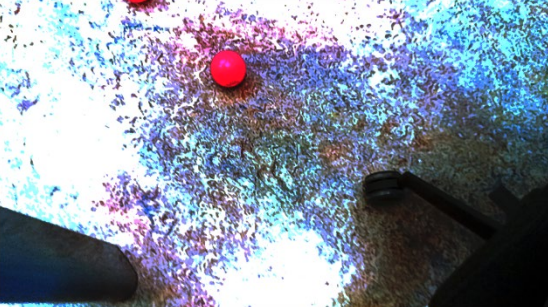
//> input picture Prácticas/Práctica 2: Histogramas, Bordes y Regiones/src/Opción 2: Histogramas/overexposed.jpg, 548 x 307 px
$ ./main overexposed.jpg   (built with g++ and OpenCV 4)
//> lines starting //> are read from the running program, lines starting //| are printed output that depends on the picture; after the words box and inside, x2 and y2 are one past the last pixel; in counts of white or black regions, pixels touching at a corner belong together
#include "opencv2/highgui.hpp"
#include "opencv2/imgcodecs.hpp"
#include "opencv2/imgproc.hpp"
#include <iostream>

// drawHistogram() function
// Draw the intensity line for histograms and a line for each histogram
void
drawHistogram(cv::Mat& histImage, cv::Mat hist, cv::Scalar color, int histSize, int bin_w, float alpha = 1.0)
{
    for (int i = 1; i < histSize; i++) {
        cv::line(
            histImage, cv::Point(bin_w * (i - 1), histImage.rows - cvRound(hist.at<float>(i - 1) * alpha)),
            cv::Point(bin_w * i, histImage.rows - cvRound(hist.at<float>(i) * alpha)),
            color, 2, 8, 0
        );
    }
}

// main() function
// Main function of the program
int
main(int argc, char **argv)
{
    // Read image
    cv::CommandLineParser parser(argc, argv, "{@input | output_image.jpg | input image}");
    cv::Mat src = imread(cv::samples::findFile(parser.get<cv::String>("@input")), cv::IMREAD_COLOR);
//> src is the input picture: 307 rows x 548 cols, CV_8UC3; mean B, G, R 160.7, 144.6, 135.6
    if (src.empty()) {
        return -1;
    }

    // Split BGR planes
    // The three planes of the color image are separated
    std::vector<cv::Mat> bgr_planes;
    cv::split(src, bgr_planes);
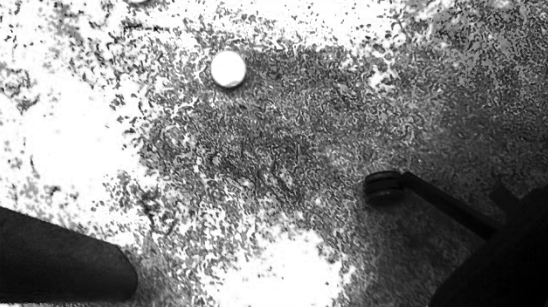
//> bgr_planes[2]: 307 rows x 548 cols, CV_8UC1; min 0, max 255, mean 135.6

    // Establish the number of bins
    // The number of divisions (bins) is set,
    // which will be in the interval [0, 255]
    int histSize = 256;
    // Set the ranges ( for B,G,R) )
    float range[] = {0, 256};       //the upper boundary is exclusive
    const float* histRange = {range};
    // Indicates whether the bins have the same size (uniform)
    bool uniform = true, accumulate = false;

    // Compute the histograms for each channel
    // Histograms are calculated with the calcHist function
    cv::Mat b_hist, g_hist, r_hist;
    cv::calcHist(&bgr_planes[0], 1, 0, cv::Mat(), b_hist, 1, &histSize, &histRange, uniform, accumulate);
//> b_hist = 256 values, max 18140 at index 255, min 279 at index 174, mean 657.2
    cv::calcHist(&bgr_planes[1], 1, 0, cv::Mat(), g_hist, 1, &histSize, &histRange, uniform, accumulate);
//> g_hist = 256 values, max 13328 at index 255, min 239 at index 197, mean 657.2
    cv::calcHist(&bgr_planes[2], 1, 0, cv::Mat(), r_hist, 1, &histSize, &histRange, uniform, accumulate);
//> r_hist = 256 values, max 12503 at index 255, min 245 at index 185, mean 657.2

    // Equalization
    // To equalize a channel, the equalizeHist function is used
    // which receives the channel in question, not the histogram
    cv::Mat b_eqhist, g_eqhist, r_eqhist;
    cv::equalizeHist(bgr_planes[0], b_eqhist);
    cv::equalizeHist(bgr_planes[1], g_eqhist);
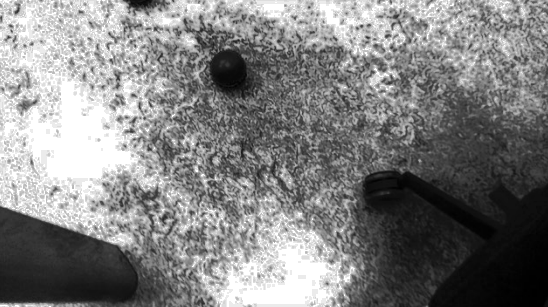
//> g_eqhist: 307 rows x 548 cols, CV_8UC1; min 0, max 255, mean 129.2
    cv::equalizeHist(bgr_planes[2], r_eqhist);
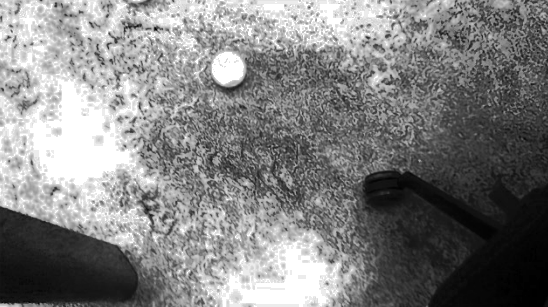
//> r_eqhist: 307 rows x 548 cols, CV_8UC1; min 0, max 255, mean 128.7

    // If you want to display the equalized histogram,
    // do it as in the previous case

    // Compute the histograms for each channel
    cv::Mat b_histeq, g_histeq, r_histeq;
    cv::calcHist(&b_eqhist, 1, 0, cv::Mat(), b_histeq, 1, &histSize, &histRange, uniform, accumulate);
//> b_histeq = 256 values, max 18140 at index 255, min 0 at index 3, mean 657.2
    cv::calcHist(&g_eqhist, 1, 0, cv::Mat(), g_histeq, 1, &histSize, &histRange, uniform, accumulate);
//> g_histeq = 256 values, max 13328 at index 255, min 0 at index 13, mean 657.2
    cv::calcHist(&r_eqhist, 1, 0, cv::Mat(), r_histeq, 1, &histSize, &histRange, uniform, accumulate);
//> r_histeq = 256 values, max 12503 at index 255, min 0 at index 2, mean 657.2

    // Draw the histograms for B, G and R
    cv::Mat histImage(400, 512, CV_8UC3, cv::Scalar(0, 0, 0));
    int bin_w = cvRound((double)histImage.cols / histSize);

    // normalize the histograms between 0 and histImage.rows
    // Histograms are normalized between 0 and the number of rows in the calculated histogram
    cv::normalize(b_hist, b_hist, 0, histImage.rows, cv::NORM_MINMAX);
//> b_hist = 256 values, max 400 at index 255, min 0 at index 174, mean 8.47
    cv::normalize(g_hist, g_hist, 0, histImage.rows, cv::NORM_MINMAX);
//> g_hist = 256 values, max 400 at index 255, min 0 at index 197, mean 12.78
    cv::normalize(r_hist, r_hist, 0, histImage.rows, cv::NORM_MINMAX);
//> r_hist = 256 values, max 400 at index 255, min 0 at index 185, mean 13.45

    // normalize the histograms between 0 and histImage.rows
    cv::normalize(b_histeq, b_histeq, 0, histImage.rows, cv::NORM_MINMAX);
//> b_histeq = 256 values, max 400 at index 255, min 0 at index 3, mean 14.49
    cv::normalize(g_histeq, g_histeq, 0, histImage.rows, cv::NORM_MINMAX);
//> g_histeq = 256 values, max 400 at index 255, min 0 at index 13, mean 19.72
    cv::normalize(r_histeq, r_histeq, 0, histImage.rows, cv::NORM_MINMAX);
//> r_histeq = 256 values, max 400 at index 255, min 0 at index 2, mean 21.02

    drawHistogram(histImage, b_hist, cv::Scalar(255, 0, 0), histSize, bin_w);
    drawHistogram(histImage, g_hist, cv::Scalar(0, 255, 0), histSize, bin_w);
//> after the loop in drawHistogram (call 2), `for (int i = 1; i < histSize; i++)`: histImage: 400 rows x 512 cols, CV_8UC3; mean B, G, R 1.7, 3.3, 0
    drawHistogram(histImage, r_hist, cv::Scalar(0, 0, 255), histSize, bin_w);
//> after the loop in drawHistogram (call 3), `for (int i = 1; i < histSize; i++)`: histImage: 400 rows x 512 cols, CV_8UC3; mean B, G, R 1.2, 1.7, 3.4
    drawHistogram(histImage, b_histeq, cv::Scalar(100, 0, 0), histSize, bin_w, 0.6);
//> call 4 of drawHistogram, with color = Scalar(100), histSize = 256, bin_w = 2, alpha = 0.6
//> after the loop in drawHistogram (call 4), `for (int i = 1; i < histSize; i++)`:
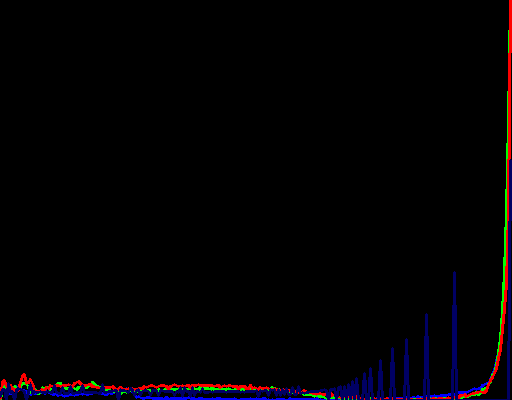
//> histImage: 400 rows x 512 cols, CV_8UC3; mean B, G, R 3.3, 1.2, 2.7
    drawHistogram(histImage, g_histeq, cv::Scalar(0, 100, 0), histSize, bin_w, 0.6);
//> after the loop in drawHistogram (call 5), `for (int i = 1; i < histSize; i++)`:
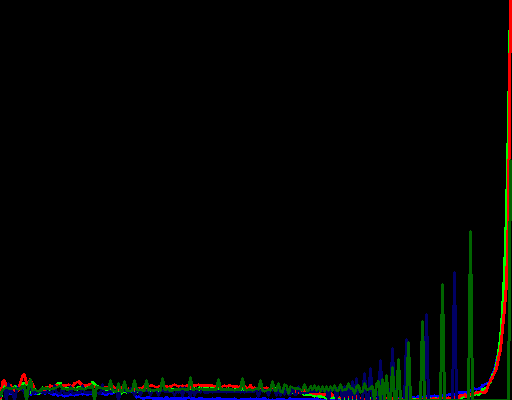
//> histImage: 400 rows x 512 cols, CV_8UC3; 2.58% of pixels changed, all inside (x1, y1, x2, y2) = (0, 159, 512, 400)
    drawHistogram(histImage, r_histeq, cv::Scalar(0, 0, 100), histSize, bin_w, 0.6);
//> after the loop in drawHistogram (call 6), `for (int i = 1; i < histSize; i++)`:
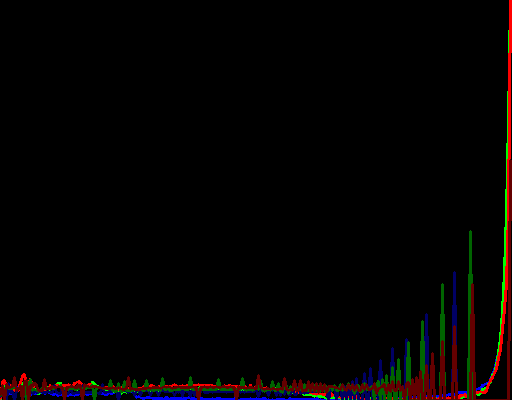
//> histImage: 400 rows x 512 cols, CV_8UC3; 2.39% of pixels changed, all inside (x1, y1, x2, y2) = (0, 159, 512, 400)

    // Apply sequentially the 4 comparison methods between the histogram of the base image (hist_base) and the other histograms:
    // The 4 comparison methods are applied sequentially between the histograms of the base image (base_image) and the other histograms
    double corrB = cv::compareHist(b_hist, b_histeq, cv::HISTCMP_CORREL);
//> corrB = 0.585
    double corrG = cv::compareHist(g_hist, g_histeq, cv::HISTCMP_CORREL);
//> corrG = 0.46
    double corrR = cv::compareHist(r_hist, r_histeq, cv::HISTCMP_CORREL);
//> corrR = 0.626

    // Write text in an image
    cv::putText(histImage, "CompB: " + std::to_string(corrB), cv::Point(10, 20),
            cv::FONT_HERSHEY_SIMPLEX, 0.5, cv::Scalar(255, 0, 0));
    cv::putText(histImage, "CompG: " + std::to_string(corrG), cv::Point(10, 40),
            cv::FONT_HERSHEY_SIMPLEX, 0.5, cv::Scalar(0, 255, 0));
    cv::putText(histImage, "CompR: " + std::to_string(corrR), cv::Point(10, 60),
            cv::FONT_HERSHEY_SIMPLEX, 0.5, cv::Scalar(0, 0, 255));

    double mean_intensity = mean(src)[0];
//> mean_intensity = 160.7
    std::string exposure = (mean_intensity < 65) ? "Underexposed" : (mean_intensity > 190) ? "Overexposed" : "Well exposed";
//> exposure = "Well exposed"

    // Write text in an image
    cv::putText(histImage, exposure, cv::Point(10, 80),
            cv::FONT_HERSHEY_SIMPLEX, 0.5, cv::Scalar(0, 255, 255));

    // Create Equalized image
    // To see the equalized image, it is composed from the
    // three channels resulting from the equalization
    std::vector<cv::Mat> equalized = {b_eqhist, g_eqhist, r_eqhist};
    // Merge channels
    cv::Mat equalized_image;
    cv::merge(equalized, equalized_image);
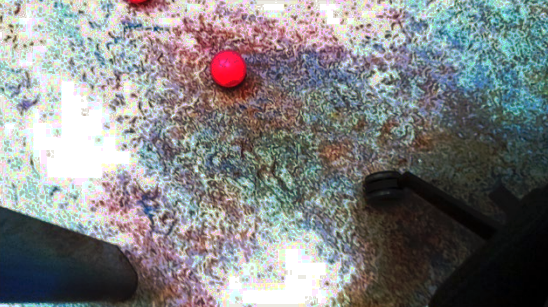
//> equalized_image: 307 rows x 548 cols, CV_8UC3; mean B, G, R 129.9, 129.2, 128.7

    // Show images
    // The equalized image and its histogram are displayed
    cv::imshow("Original Image", src);
    cv::imshow("Equalized Image", equalized_image);
    cv::imshow("OPTION 2", histImage);

    cv::waitKey();
    return 0;
}
